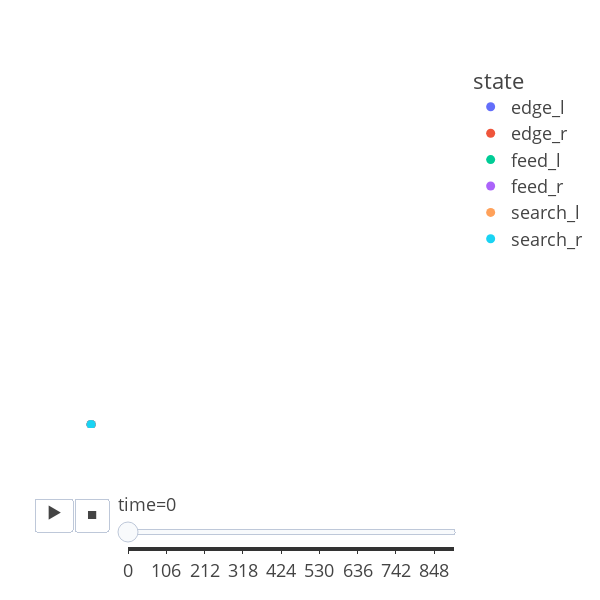

Here is the notebook cell this chart was saved with:
### Code cell
ft.animate_foragers(
    loc_all,
    plot_rewards=True,
    width=600,
    height=600,
    point_size=10,
    color_by_state=True,
    start_frame=start,
)
